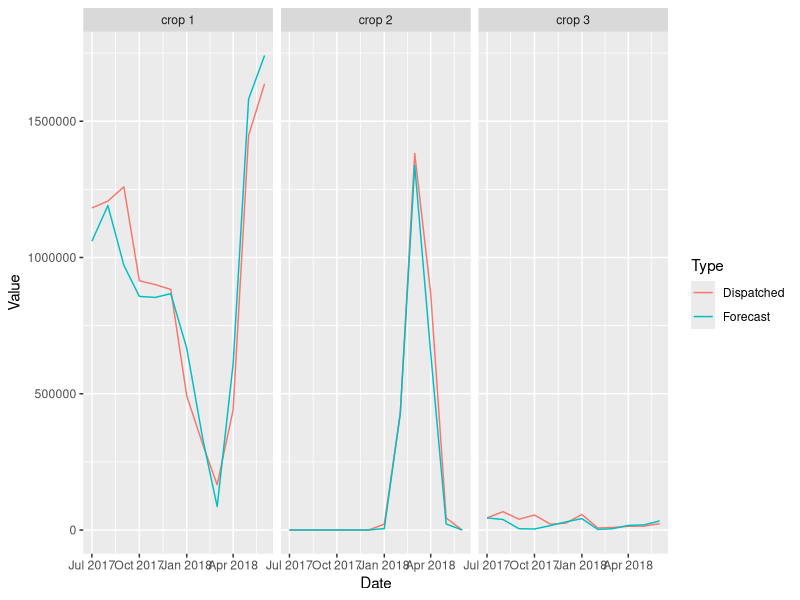

Write R code to recreate this figure.
setwd("~/Documents/GitHub/BTI")

library(tidyverse)
library(lubridate)

df1 <- read_csv("cropexample2.csv")

df2 <- df1 %>% 
        gather("Date", "Value",c(-Crop,-Type))


#######


df3 <- df2 %>% 
        separate(Date, c("Month", "Year")) %>%
        mutate(Year2=paste("20", Year, sep="")) %>%
        mutate(Day=1)%>%
        mutate(Date=paste (Year, Month, Day, sep="-")) %>%
        select(-Month, -Year, -Day, -Year2) %>% 
        mutate(Date = ymd(Date))


ggplot(df3, aes(Date, Value, group=Type, color=Type)) +
      geom_line() +
      facet_wrap(~Crop)


